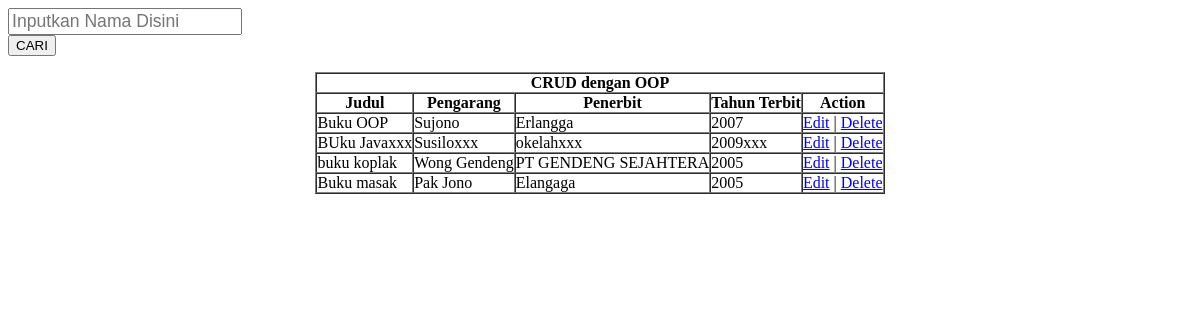
The page / on the database its author committed.
### tables this page shows
CREATE TABLE IF NOT EXISTS `buku` (
  `id` int(10) NOT NULL AUTO_INCREMENT,
  `judul` varchar(200) NOT NULL,
  `pengarang` varchar(200) NOT NULL,
  `penerbit` varchar(200) NOT NULL,
  `tahunTerbit` varchar(200) NOT NULL,
  PRIMARY KEY (`id`)
);

### class-database.php (the view, shortened to what this page needs)
<?php
class database
{
	function tampilBuku()
	{
	   echo "<table border='1' align='center' cellpadding='0.5' cellspacing='0'>";
	   echo "<tr><th align='center' colspan='5'>CRUD dengan OOP</th></tr>";
	   echo "<tr>
	           <th>Judul</th>
			   <th>Pengarang</th>
			   <th>Penerbit</th>
			   <th>Tahun Terbit</th>
   			   <th>Action</th>
	        </tr>";
		$sql = "SELECT * FROM buku";
		$hasil = mysql_query($sql);
        while($data=mysql_fetch_array($hasil))
		{
			echo "<tr>";
			echo "<td>$data[judul]</td>";
			echo "<td>$data[pengarang]</td>";
			echo "<td>$data[penerbit]</td>";
    		echo "<td>$data[tahunTerbit]</td>";
			echo "<td><a href='edit.php?ID=$data[id]'>Edit</a> | <a href='delete.php?ID=$data[id]'>Delete </a></td>";
			echo "</tr>";
		}
	  echo "</table>";
	}
}
?>

### index.php (shortened to what this page needs)
<?php
include "class-database.php";
 $db = new database();
 $db->koneksi();
?>
<html>
   <head>
      <link type="text/css" href="json/css/jquery-ui.css" rel="stylesheet" />
   </head>
 <body>
<form method="post" action="index.php">
  <div class="ui-widget">
        <input type ='text' name = 'KUNCI' placeholder="Inputkan Nama Disini" id="tags">
       </div>
        <input type ='submit' name = 'CARI' value='CARI'>
</form>
 </body>
</html>
 <?php
 $db->tampilBuku();
?>

### rows shown on the page
buku: judul "Buku OOP", pengarang "Sujono", penerbit "Erlangga", tahunTerbit "2007"
buku: judul "BUku Javaxxx", pengarang "Susiloxxx", penerbit "okelahxxx", tahunTerbit "2009xxx"
buku: judul "buku koplak", pengarang "Wong Gendeng", penerbit "PT GENDENG SEJAHTERA", tahunTerbit "2005"
buku: judul "Buku masak", pengarang "Pak Jono", penerbit "Elangaga", tahunTerbit "2005"
